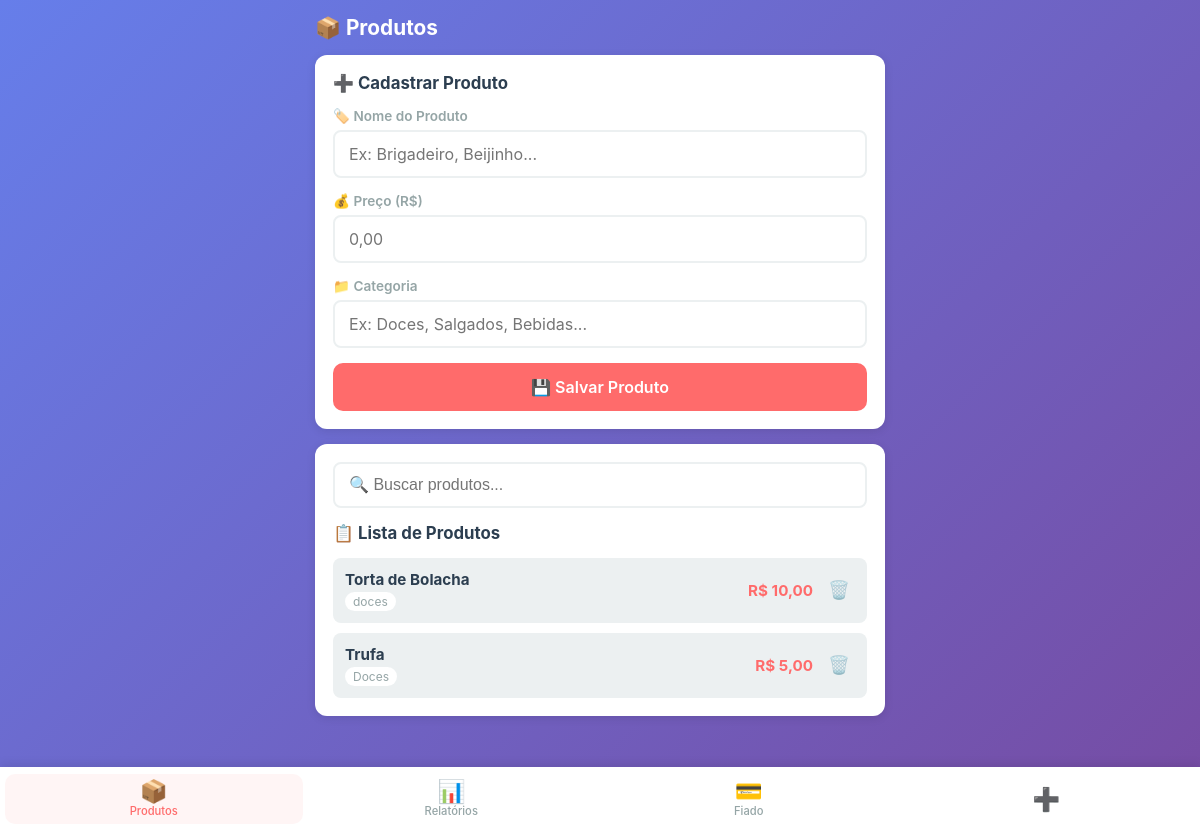
The page /produtos (signed in) on the database as committed earlier.
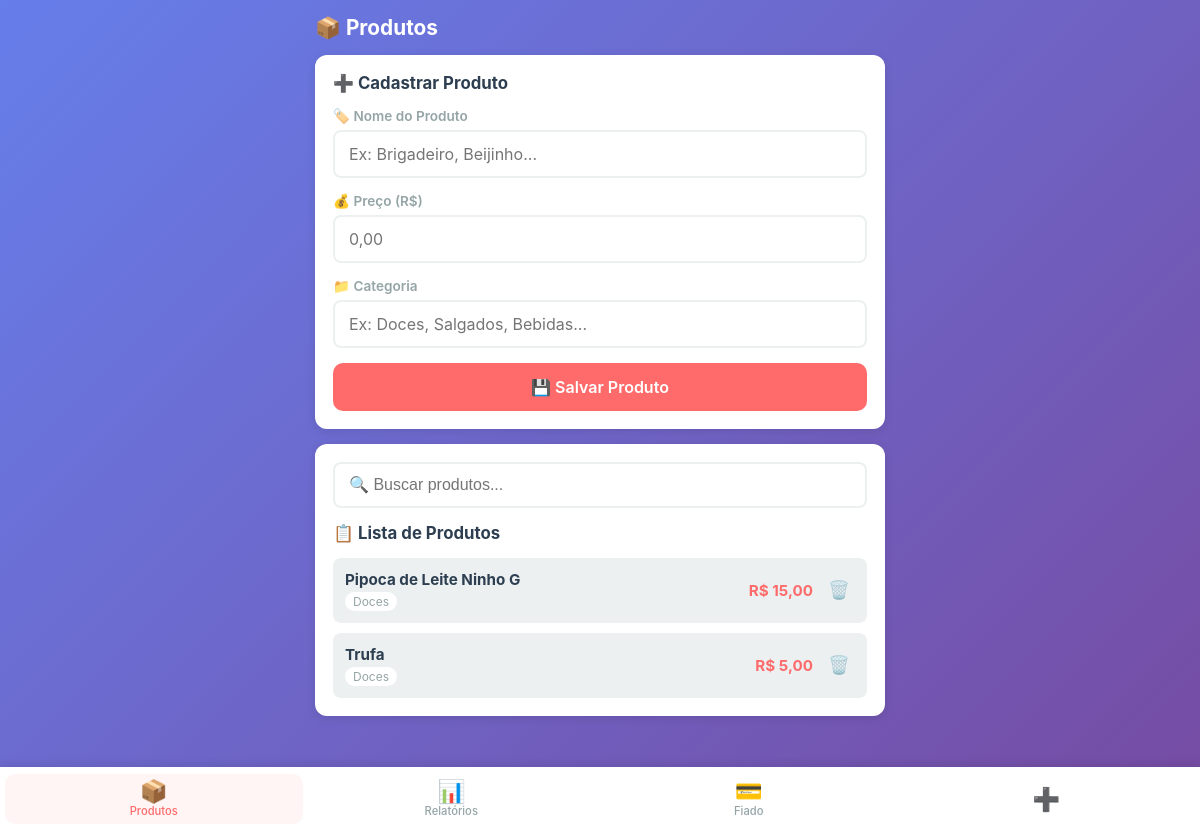
The same page on the database as committed later.
### app.py (models this page shows)
class Produto(db.Model):
    __tablename__ = 'produtos'
    id = db.Column(db.Integer, primary_key=True)
    nome = db.Column(db.String(100), nullable=False)
    preco = db.Column(db.Float, nullable=False)
    categoria = db.Column(db.String(50), default='')
    ativo = db.Column(db.Boolean, default=True)
    created_at = db.Column(db.DateTime, default=agora_brasilia)

### app.py (the view)
@app.route('/produtos')
@login_required
def produtos():
    produtos = Produto.query.filter_by(ativo=True).order_by(Produto.nome).all()
    return render_template('produtos.html', produtos=produtos)

### app.py (called while the page is built)
def login_required(f):
    @wraps(f)
    def decorated_function(*args, **kwargs):
        if 'logged_in' not in session:
            return redirect(url_for('login'))
        return f(*args, **kwargs)
    return decorated_function

def formatar_br(valor):
    return f"{valor:,.2f}".replace(",", "X").replace(".", ",").replace("X", ".")

@app.template_filter('moeda_br')
def moeda_br_filter(valor):
    return formatar_br(valor)

### templates/produtos.html (shortened to what this page needs)
{% extends "base.html" %}
{% block content %}
<div class="page-header">
    <h2>📦 Produtos</h2>
</div>
<div class="card">
    <h3>➕ Cadastrar Produto</h3>
    <div class="form-group">
        <label>🏷️ Nome do Produto</label>
        <input type="text" id="nomeProduto" placeholder="Ex: Brigadeiro, Beijinho...">
    </div>
    <div class="form-group">
        <label>💰 Preço (R$)</label>
        <input type="text" id="precoProduto" placeholder="0,00" oninput="formatarInputMoeda(this)">
    </div>
    <div class="form-group">
        <label>📁 Categoria</label>
        <input type="text" id="categoriaProduto" placeholder="Ex: Doces, Salgados, Bebidas...">
    </div>
    <button class="btn btn-primary btn-full" onclick="salvarProduto()">💾 Salvar Produto</button>
</div>
<div class="card">
    <div class="busca-container">
        <input type="text" id="buscaProduto" placeholder="🔍 Buscar produtos..." onkeyup="filtrarProdutos()">
    </div>
    <h3>📋 Lista de Produtos</h3>
    <div id="listaProdutos" class="lista-produtos">
        {% for produto in produtos %}
        <div class="produto-item" id="produto-{{ produto.id }}" data-nome="{{ produto.nome.lower() }}">
            <div class="produto-info">
                <strong>{{ produto.nome }}</strong>
                <span class="categoria">{{ produto.categoria }}</span>
            </div>
            <div class="produto-actions">
                <span class="preco">R$ {{ produto.preco|moeda_br }}</span>
                <button class="btn-icon btn-excluir" onclick="excluirProduto({{ produto.id }})" title="Excluir">🗑️</button>
            </div>
        </div>
        {% else %}
        <p class="empty">Nenhum produto cadastrado</p>
        {% endfor %}
    </div>
</div>
{% endblock %}

### templates/base.html (shortened to what this page needs)
<!DOCTYPE html>
<html lang="pt-BR">
<head>
    <link rel="stylesheet" href="{{ url_for('static', filename='css/style.css') }}">
</head>
<body>
    {% if session.get('logged_in') %}
    <nav class="menu-inferior">
        <a href="{{ url_for('produtos') }}" class="menu-item {% if request.endpoint == 'produtos' %}active{% endif %}">
            <span class="menu-icon">📦</span>
            <span class="menu-label">Produtos</span>
        </a>
        <a href="{{ url_for('relatorios') }}" class="menu-item {% if request.endpoint == 'relatorios' %}active{% endif %}">
            <span class="menu-icon">📊</span>
            <span class="menu-label">Relatórios</span>
        </a>
        <a href="{{ url_for('fiado') }}" class="menu-item {% if request.endpoint == 'fiado' %}active{% endif %}">
            <span class="menu-icon">💳</span>
            <span class="menu-label">Fiado</span>
        </a>
        <a href="{{ url_for('vendas') }}" class="menu-item" title="Nova Venda">
            <span class="menu-icon">➕</span>
        </a>
    </nav>
    {% endif %}
    <main class="content">
        {% block content %}{% endblock %}
    </main>
</body>
</html>

### static/css/style.css (style rules this page uses)
:root { --primary: #FF6B6B; --primary-dark: #EE5A5A; --secondary: #4ECDC4; --success: #2ECC71; --warning: #F39C12; --danger: #E74C3C; --dark: #2C3E50; --gray: #95A5A6; --light: #ECF0F1; --white: #FFFFFF; --shadow: 0 2px 10px rgba(0,0,0,0.1); --radius: 12px; }
* { margin: 0; padding: 0; box-sizing: border-box; -webkit-tap-highlight-color: transparent; }
body { font-family: -apple-system, BlinkMacSystemFont, 'Segoe UI', Roboto, sans-serif; background: linear-gradient(135deg, #667eea 0%, #764ba2 100%); min-height: 100vh; color: var(--dark); padding-bottom: 20px; }
.menu-inferior { position: fixed; bottom: 0; left: 0; right: 0; background: var(--white); box-shadow: 0 -2px 10px rgba(0,0,0,0.1); display: flex; justify-content: space-around; align-items: center; height: 64px; z-index: 1000; padding: 0 5px; }
.menu-item { display: flex; flex-direction: column; align-items: center; justify-content: center; gap: 2px; text-decoration: none; color: var(--gray); font-size: 0.7rem; padding: 6px 8px; border-radius: 10px; transition: all 0.2s; min-width: 56px; flex: 1; }
.menu-item.active { color: var(--primary); background: #FFF5F5; }
.menu-icon { font-size: 1.4rem; line-height: 1; }
.menu-label { font-weight: 500; }
.content { padding: 15px 15px 80px 15px; max-width: 100%; }
.page-header { margin-bottom: 15px; }
.page-header h2 { font-size: 1.3rem; color: var(--white); margin-bottom: 5px; }
.card { background: var(--white); border-radius: var(--radius); padding: 18px; margin-bottom: 15px; box-shadow: var(--shadow); }
.card h3 { font-size: 1.05rem; margin-bottom: 15px; color: var(--dark); display: flex; align-items: center; gap: 8px; }
.form-group { margin-bottom: 15px; }
.form-group label { display: block; font-size: 0.85rem; font-weight: 600; color: var(--gray); margin-bottom: 6px; }
.form-group input, .form-group select { width: 100%; padding: 12px 14px; border: 2px solid var(--light); border-radius: 8px; font-size: 1rem; font-family: inherit; transition: border-color 0.2s; background: var(--white); }
.btn { display: inline-flex; align-items: center; justify-content: center; gap: 8px; padding: 14px 20px; border: none; border-radius: 10px; font-size: 1rem; font-weight: 600; cursor: pointer; transition: all 0.2s; font-family: inherit; }
.btn-primary { background: var(--primary); color: var(--white); }
.btn-full { width: 100%; }
.btn-icon { background: none; border: none; font-size: 1.1rem; cursor: pointer; padding: 5px; }
.busca-container { margin-bottom: 15px; }
.busca-container input { width: 100%; padding: 12px 14px; border: 2px solid var(--light); border-radius: 8px; font-size: 1rem; }
.lista-produtos, .lista-vendas, .lista-clientes, .lista-fiado { display: flex; flex-direction: column; gap: 10px; }
.produto-item { display: flex; justify-content: space-between; align-items: center; padding: 12px; background: var(--light); border-radius: 8px; }
.produto-info { display: flex; flex-direction: column; gap: 3px; }
.produto-info strong { font-size: 0.95rem; }
.categoria { font-size: 0.75rem; color: var(--gray); background: var(--white); padding: 2px 8px; border-radius: 10px; display: inline-block; width: fit-content; }
.produto-actions { display: flex; align-items: center; gap: 10px; }
.preco { font-weight: bold; color: var(--primary); font-size: 0.95rem; }
@media (min-width: 768px) { .content { max-width: 600px; margin: 0 auto; } }
.card { animation: fadeIn 0.3s ease; }
.btn-excluir { opacity: 0.6; transition: all 0.2s; }

Rows that differ between the two databases and show on the page:
no longer on this page (row edited): Produto: nome "Torta de Bolacha", categoria "doces", preco|moeda_br "10,00"
added Produto: nome "Pipoca de Leite Ninho G", categoria "Doces", preco|moeda_br "15,00"
